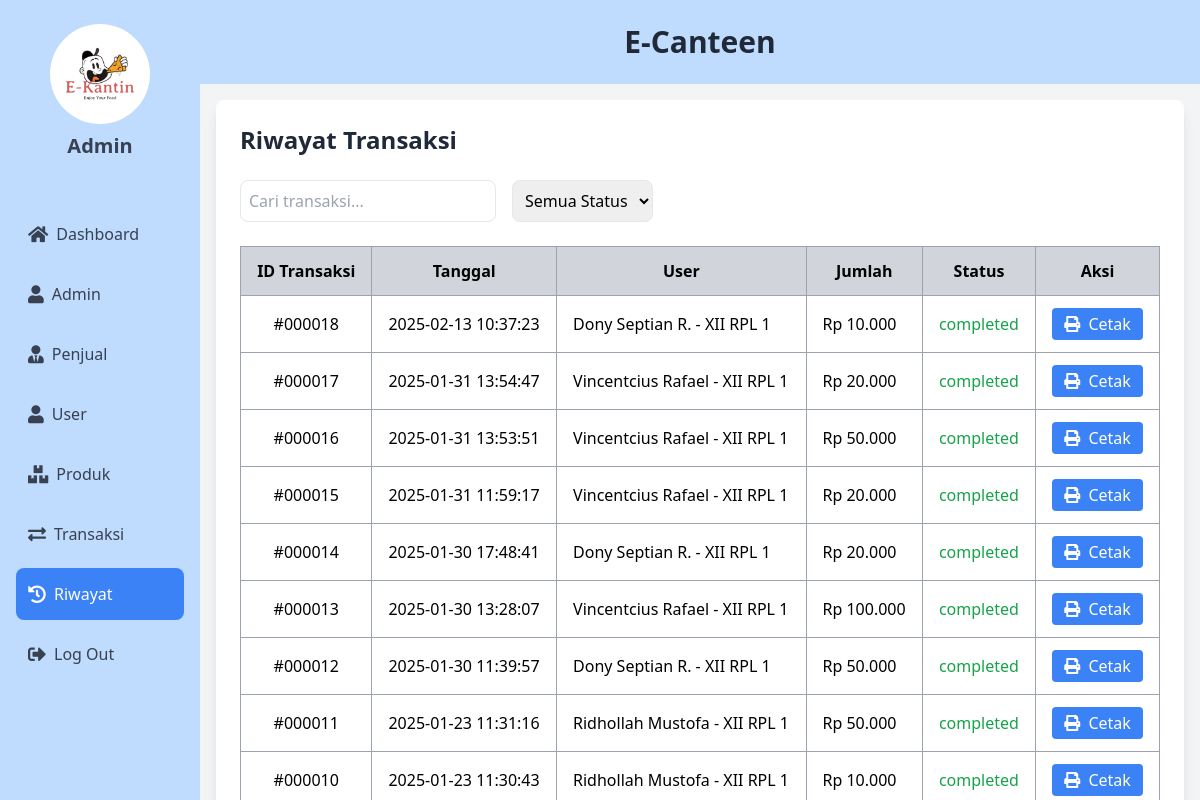
The app's page /e-canteen/riwayat/riwayat.php with its own data.
### tables this page shows
CREATE TABLE `top_up` (
  `id_topup` int NOT NULL AUTO_INCREMENT,
  `id_user` int NOT NULL,
  `saldo` decimal(10,2) NOT NULL,
  `status` enum('pending','completed','failed') NOT NULL DEFAULT 'pending',
  `tanggal_transaksi` datetime NOT NULL DEFAULT CURRENT_TIMESTAMP,
  `total_harga` int NOT NULL,
  PRIMARY KEY (`id_topup`),
  KEY `transaksi_user_FK` (`id_user`),
  CONSTRAINT `transaksi_user_FK` FOREIGN KEY (`id_user`) REFERENCES `user` (`id_user`) ON DELETE CASCADE ON UPDATE CASCADE
);

CREATE TABLE `user` (
  `id_user` int NOT NULL AUTO_INCREMENT,
  `nama_user` varchar(100) NOT NULL,
  `username` varchar(100) NOT NULL,
  `email` varchar(100) NOT NULL,
  `role` varchar(100) NOT NULL,
  `saldo` decimal(10,2) NOT NULL DEFAULT '0.00',
  `password` varchar(100) NOT NULL,
  `tanggal_bergabung` timestamp NOT NULL DEFAULT CURRENT_TIMESTAMP,
  PRIMARY KEY (`id_user`)
);

### e-canteen/riwayat/riwayat.php (the view, shortened to what this page needs)
<?php
include '../config.php';
$hal = isset($_GET['hal']) ? (int)$_GET['hal'] : 1;
$batas = 10 ;
$mulai = ($hal - 1) * $batas;
?>
<!DOCTYPE html>
<html lang="en">
<head>
    <script src="https://cdn.tailwindcss.com"></script>
    <link href="https://cdnjs.cloudflare.com/ajax/libs/font-awesome/5.15.4/css/all.min.css" rel="stylesheet">
</head>
<body class="bg-gray-100">
    <div class="flex h-screen overflow-hidden">
        <div class="w-1/6 bg-blue-200">
            <div class="flex flex-col items-center py-6 px-4">
                <div class="flex flex-col items-center mb-6">
                    <img src="../images/WhatsApp Image 2025-01-04 at 10.08.50_8e6a12dc.jpg" alt="Logo" class="rounded-full mb-2" style="height: 100px;">
                    <h1 class="text-xl font-semibold text-gray-700">Admin</h1>
                </div><br>
                <nav class="space-y-2 w-full">
                    <a href="../dashboard/dashboard.php" class="nav-link flex items-center p-3 w-full text-gray-700 hover:bg-blue-500 hover:text-white transition-all duration-300 rounded-lg <?php echo (basename($_SERVER['PHP_SELF']) == 'dashboard.php') ? 'bg-blue-500 text-white' : ''; ?>">
                        <i class="fas fa-home mr-2 text-lg"></i> Dashboard
                    </a>
                    <a href="../admin/admin.php" class="nav-link flex items-center p-3 w-full text-gray-700 hover:bg-blue-500 hover:text-white transition-all duration-300 rounded-lg <?php echo (basename($_SERVER['PHP_SELF']) == 'admin.php') ? 'bg-blue-500 text-white' : ''; ?>">
                        <i class="fas fa-user mr-2 text-lg"></i> Admin
                    </a>
                    <a href="../penjual/penjual.php" class="nav-link flex items-center p-3 w-full text-gray-700 hover:bg-blue-500 hover:text-white transition-all duration-300 rounded-lg <?php echo (basename($_SERVER['PHP_SELF']) == 'penjual.php') ? 'bg-blue-500 text-white' : ''; ?>">
                        <i class="fas fa-user-tie mr-2 text-lg"></i> Penjual
                    </a>
                    <a href="../user/user.php" class="nav-link flex items-center p-3 w-full text-gray-700 hover:bg-blue-500 hover:text-white transition-all duration-300 rounded-lg <?php echo (basename($_SERVER['PHP_SELF']) == 'user.php') ? 'bg-blue-500 text-white' : ''; ?>">
                        <i class="fas fa-user mr-2 text-lg"></i> User
                    </a>
                    <a href="../barang/barang.php" class="nav-link flex items-center p-3 w-full text-gray-700 hover:bg-blue-500 hover:text-white transition-all duration-300 rounded-lg <?php echo (basename($_SERVER['PHP_SELF']) == 'barang.php') ? 'bg-blue-500 text-white' : ''; ?>">
                        <i class="fas fa-boxes mr-2 text-lg"></i> Produk
                    </a>
                    <a href="../transaksi/transaksi.php" class="nav-link flex items-center p-3 w-full text-gray-700 hover:bg-blue-500 hover:text-white transition-all duration-300 rounded-lg <?php echo (basename($_SERVER['PHP_SELF']) == 'transaksi.php') ? 'bg-blue-500 text-white' : ''; ?>">
                        <i class="fas fa-exchange-alt mr-2 text-lg"></i> Transaksi
                    </a>
                    <a href="../riwayat/riwayat.php" class="nav-link flex items-center p-3 w-full text-gray-700 hover:bg-blue-500 hover:text-white transition-all duration-300 rounded-lg <?php echo (basename($_SERVER['PHP_SELF']) == 'riwayat.php') ? 'bg-blue-500 text-white' : ''; ?>">
                        <i class="fas fa-history mr-2 text-lg"></i> Riwayat
                    </a>
                    <a href="../logout.php" class="nav-link flex items-center p-3 w-full text-gray-700 hover:bg-blue-500 hover:text-white transition-all duration-300 rounded-lg">
                        <i class="fas fa-sign-out-alt mr-2 text-lg"></i> Log Out
                    </a>
                </nav>
            </div>
        </div>
        <div class="flex-1 flex flex-col overflow-hidden">
            <div class="bg-blue-200 text-center py-6 border-b-3 border-blue-400">
                <h1 class="text-3xl font-bold text-gray-800">E-Canteen</h1>
            </div>
            <div class="flex-1 p-4">
                <div class="bg-white rounded-lg shadow-lg p-6">
                    <h2 class="text-2xl font-bold mb-6 text-gray-800">Riwayat Transaksi</h2>
                    <div class="mb-6 flex gap-4">
                        <input type="text" id="searchInput" placeholder="Cari transaksi..."
                               class="p-2 border rounded-lg w-64 focus:ring-2 focus:ring-blue-400">
                        <select id="statusFilter" class="p-2 border rounded-lg focus:ring-2 focus:ring-blue-400">
                            <option value="">Semua Status</option>
                        </select>
                    </div>
                    <div class="overflow-x-auto">
                        <table class="min-w-full bg-white">
                            <thead>
                                <tr class="bg-gray-300 text-center">
                                    <th class="py-3 px-4 border border-gray-400">ID Transaksi</th>
                                    <th class="py-3 px-4 border border-gray-400">Tanggal</th>
                                    <th class="py-3 px-4 border border-gray-400">User</th>
                                    <th class="py-3 px-4 border border-gray-400">Jumlah</th>
                                    <th class="py-3 px-4 border border-gray-400">Status</th>
                                    <th class="py-3 px-4 border border-gray-400">Aksi</th>
                                </tr>
                            </thead>
                            <tbody>
                            <?php
                            $query= mysqli_query($conn, "SELECT t.*, u.nama_user FROM top_up t
                                      JOIN user u ON t.id_user = u.id_user
                                      ORDER BY t.tanggal_transaksi DESC
                                      LIMIT $mulai, $batas");
                            while($trans = mysqli_fetch_array($query)) {
                                $statusClass = $trans['status'] == 'completed' ? 'text-green-600' :
                                            ($trans['status'] == 'failed' ? 'text-red-600' : 'text-yellow-600');
                                echo "<tr class='border-b hover:bg-gray-50'>
                                        <td class='py-3 px-4 text-center border border-gray-400'>#" . str_pad($trans['id_topup'], 6, '0', STR_PAD_LEFT) . "</td>
                                        <td class='py-3 px-4 border border-gray-400'>{$trans['tanggal_transaksi']}</td>
                                        <td class='py-3 px-4 border border-gray-400'>{$trans['nama_user']}</td>
                                        <td class='py-3 px-4 border border-gray-400'>Rp " . number_format($trans['saldo'],0,',','.') . "</td>
                                        <td class='py-3 px-4 border border-gray-400 {$statusClass}'>{$trans['status']}</td>
                                        <td class='py-3 px-4 text-center border border-gray-400'>
                                            <button onclick='printReceipt({$trans['id_topup']}, \"{$trans['nama_user']}\", {$trans['saldo']}, \"{$trans['tanggal_transaksi']}\")'
                                                    class='bg-blue-500 text-white px-3 py-1 rounded hover:bg-blue-600 transition-colors'>
                                                <i class='fas fa-print mr-1'></i> Cetak
                                            </button>
                                        </td>
                                    </tr>";
                            }
                            ?>
                            </tbody>
                        </table>
                    </div>
                </div>
            </div>
        </div>
    </div>
</body>
</html>

### records on screen
top_up: id_topup "000018", tanggal_transaksi "2025-02-13 10:37:23", id_user.nama_user "Dony Septian R. - XII RPL 1", saldo "10.000", status "completed"
top_up: id_topup "000017", tanggal_transaksi "2025-01-31 13:54:47", id_user.nama_user "Vincentcius Rafael - XII RPL 1", saldo "20.000", status "completed"
top_up: id_topup "000016", tanggal_transaksi "2025-01-31 13:53:51", id_user.nama_user "Vincentcius Rafael - XII RPL 1", saldo "50.000", status "completed"
top_up: id_topup "000015", tanggal_transaksi "2025-01-31 11:59:17", id_user.nama_user "Vincentcius Rafael - XII RPL 1", saldo "20.000", status "completed"
top_up: id_topup "000014", tanggal_transaksi "2025-01-30 17:48:41", id_user.nama_user "Dony Septian R. - XII RPL 1", saldo "20.000", status "completed"
top_up: id_topup "000013", tanggal_transaksi "2025-01-30 13:28:07", id_user.nama_user "Vincentcius Rafael - XII RPL 1", saldo "100.000", status "completed"
top_up: id_topup "000012", tanggal_transaksi "2025-01-30 11:39:57", id_user.nama_user "Dony Septian R. - XII RPL 1", saldo "50.000", status "completed"
top_up: id_topup "000011", tanggal_transaksi "2025-01-23 11:31:16", id_user.nama_user "Ridhollah Mustofa - XII RPL 1", saldo "50.000", status "completed"
top_up: id_topup "000010", tanggal_transaksi "2025-01-23 11:30:43", id_user.nama_user "Ridhollah Mustofa - XII RPL 1", saldo "10.000", status "completed"
